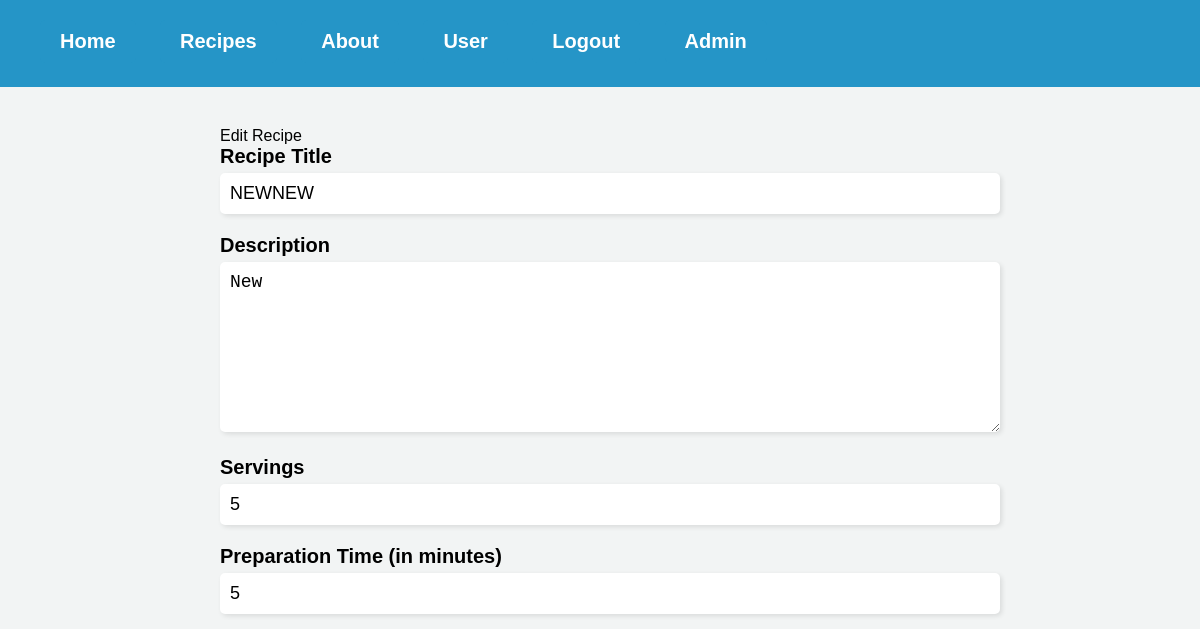
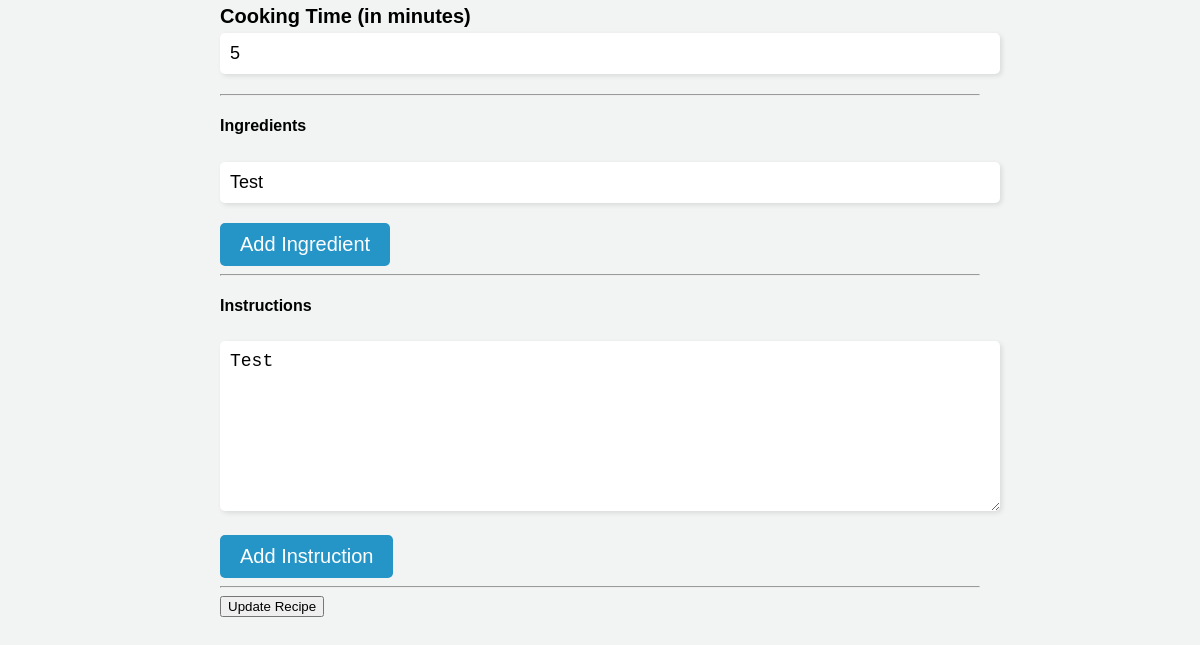
/editRecipe/1 (signed in), run on an earlier commit of the app's database (2 pictures, top to bottom).
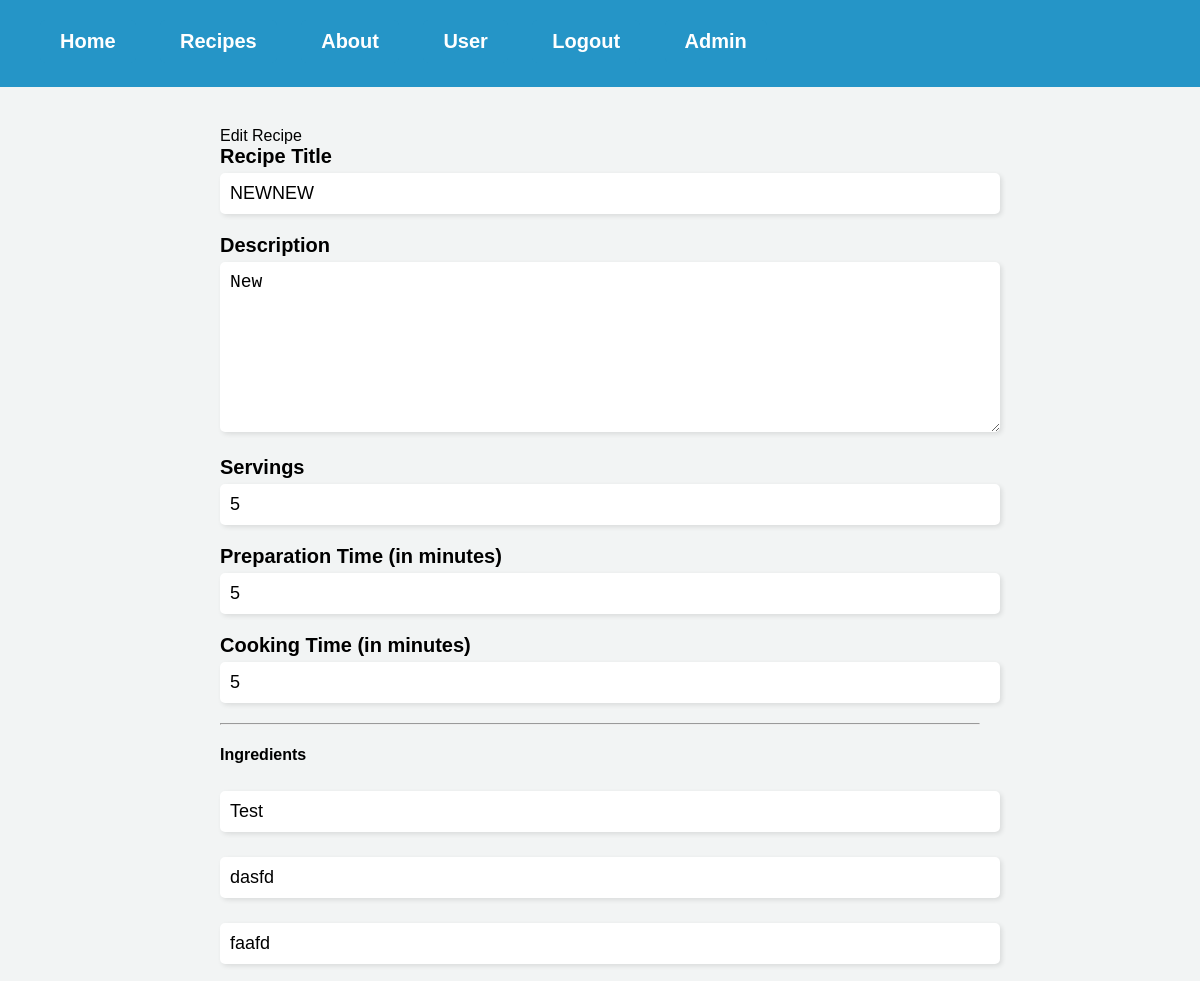
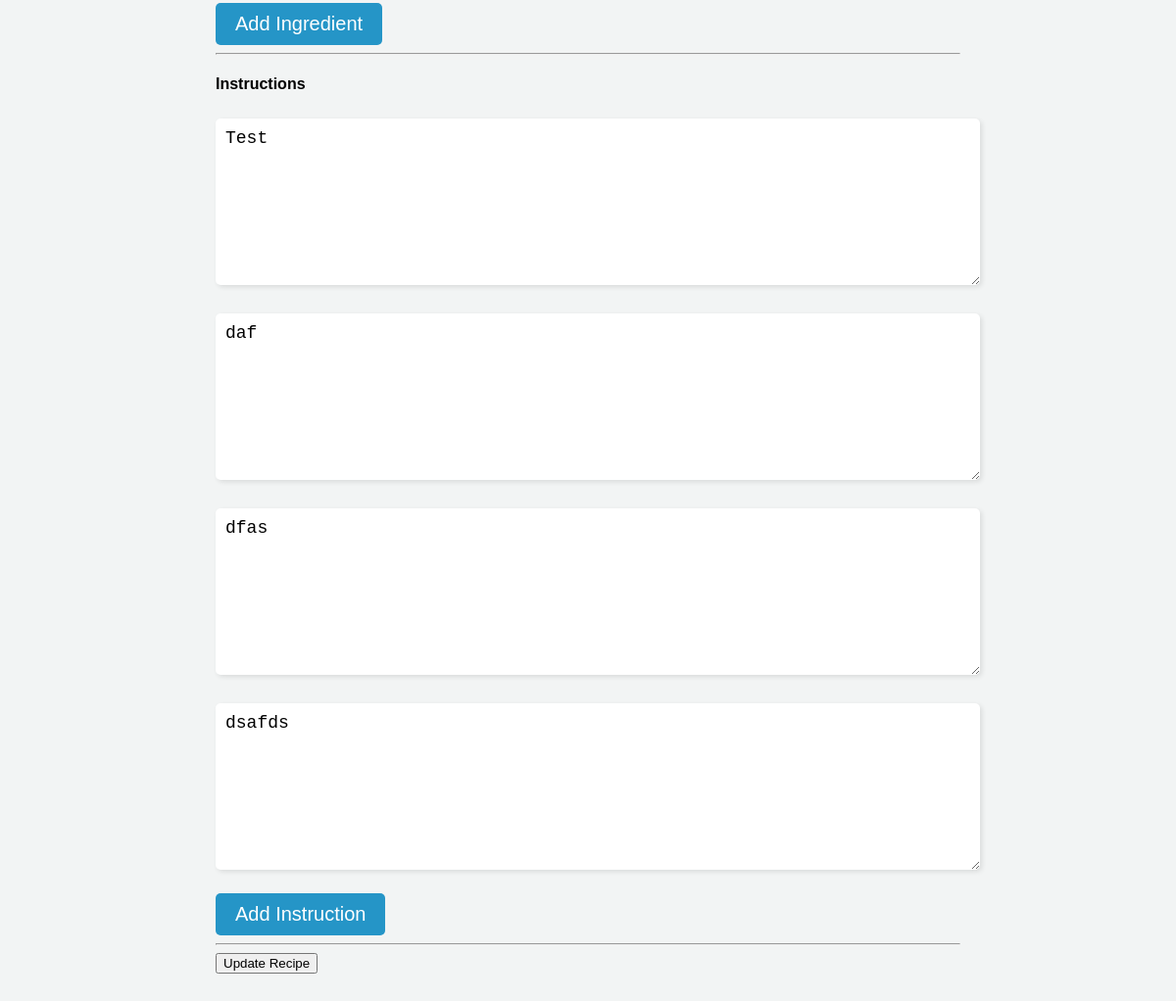
And on a later commit of the database (2 pictures, top to bottom).
### website/models.py (models this page shows)
class Ingredient(db.Model):
    id = db.Column(db.Integer, primary_key=True)
    text = db.Column(db.String(256), nullable=False)
    recipe_id = db.Column(db.Integer, db.ForeignKey(
        'recipe.id', ondelete='cascade'), nullable=False)

class Instruction(db.Model):
    id = db.Column(db.Integer, primary_key=True)
    text = db.Column(db.String(1024), nullable=False)
    recipe_id = db.Column(db.Integer, db.ForeignKey(
        'recipe.id', ondelete='cascade'), nullable=False)

### website/views.py (the view, shortened to what this page needs)
@views.route('/editRecipe/<int:recipe_id>', methods=['GET', 'POST'])
@login_required
def editRecipe(recipe_id):
    recipe = Recipe.query.get_or_404(recipe_id)
    form = editRecipeForm()
    form.title.data = recipe.title
    form.description.data = recipe.description
    form.servings.data = recipe.servings
    form.prep_time.data = recipe.prep_time
    form.cook_time.data = recipe.cook_time
    ingredients = Ingredient.query.filter_by(recipe_id=recipe_id).all()
    instructions = Instruction.query.filter_by(recipe_id=recipe_id).all()
    return render_template('editRecipe.html', title='Edit Recipe', recipe_id=recipe_id, form=form, user=current_user, ingredients=ingredients, instructions=instructions)

### website/forms.py
class editRecipeForm(FlaskForm):
    title = StringField('Recipe Title', validators=[DataRequired()])
    servings = IntegerField('Servings', validators=[DataRequired()])
    prep_time = IntegerField('Preparation Time (in minutes)', validators=[DataRequired()])
    cook_time = IntegerField('Cooking Time (in minutes)', validators=[DataRequired()])
    description = TextAreaField('Description', validators=[DataRequired()])
    ingredients = StringField('Ingredients', validators=[DataRequired()])
    instructions = TextAreaField('Instructions', validators=[DataRequired()])
    recipe_id = HiddenField()
    submit = SubmitField('Update Recipe')

### website/templates/editRecipe.html (shortened to what this page needs)
{% extends "base.html" %}
{% block content %}
<link rel="stylesheet" type="text/css" href="{{ url_for('static', filename='createRecipe.css') }}">
<div class="container">
    <div>
        <div>
            <div>{{ title }}</div>
            <form method="POST">
                <div class="form-group">
                    {{ form.title.label }}
                    {{ form.title }}
                </div>
                <div class="form-group">
                    {{ form.description.label }}
                    {{ form.description }}
                </div>
                <div class="form-group">
                    {{ form.servings.label }}
                    {{ form.servings }}
                </div>
                <div class="form-group">
                    {{ form.prep_time.label }}
                    {{ form.prep_time }}
                </div>
                <div class="form-group">
                    {{ form.cook_time.label }}
                    {{ form.cook_time }}
                </div>
                <hr>
                <h4>Ingredients</h4>
                <div class="ingredients">
                    {% for ingredient in ingredients %}
                    <div class="form-group">
                        <input type="text" name="ingredients" value="{{ ingredient.text }}"
                            required>
                    </div>
                    {% endfor %}
                </div>
                <button type="button" onclick="addIngredient()">Add Ingredient</button>
                <hr>
                <h4>Instructions</h4>
                <div class="instructions">
                    {% for instruction in instructions %}
                    <div class="form-group">
                        <textarea class="form-control" name="instructions" rows="3"
                            required>{{ instruction.text }}</textarea>
                    </div>
                    {% endfor %}
                </div>
                <button type="button" onclick="addInstruction()">Add Instruction</button>
                <hr>
                <button type="submit">Update Recipe</button>
            </form>
        </div>
    </div>
</div>
{% endblock %}

What changed in the data, as far as the page shows it:
added Ingredient: ingredients "dasfd"
added Ingredient: ingredients "faafd"
added Instruction: instructions "daf"
added Instruction: instructions "dfas"
added Instruction: instructions "dsafds"
